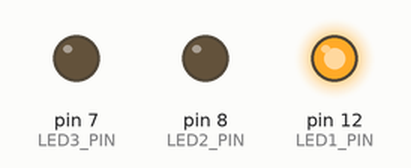
Recording of a sketch running on a simulated Arduino Uno, built with avr-gcc and run on an emulated ATmega328P. Shown: output pins drawn as LEDs (lit = HIGH).

Above: at 0.02 s.
At 0.72 s:
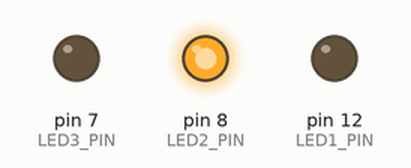
At 1.47 s:
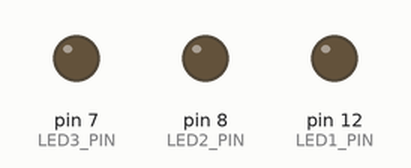
At 2.92 s:
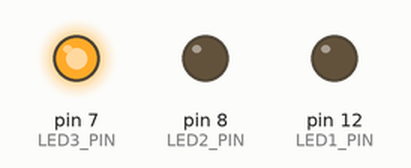
Timing chart, 0 to 3.2 s (numbered marks = the images above):
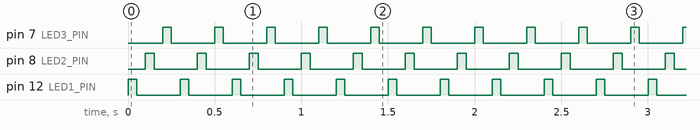

The sketch:

LineLEDs.ino
```cpp
#define LED1_PIN 12
#define LED2_PIN 8
#define LED3_PIN 7
#define DELAY 50
#define LED_AMOUNT 3

const int LEDadress[] = {LED1_PIN, LED2_PIN, LED3_PIN};
int LEDnum = 0;

void setup()
{
  for (int i = 0; i < LED_AMOUNT; i++)
  {
    pinMode(LEDadress[i], OUTPUT);
  }
}

void loop()
{
  digitalWrite(LEDadress[LEDnum % LED_AMOUNT], HIGH);
  delay(DELAY);
  digitalWrite(LEDadress[LEDnum % LED_AMOUNT], LOW);
  delay(DELAY);
  LEDnum++;
}
```

Measured:
- by itself, pin 7 (LED3_PIN), pin 8 (LED2_PIN), pin 12 (LED1_PIN): alternates HIGH for 0.05 s and LOW for 0.25 s
